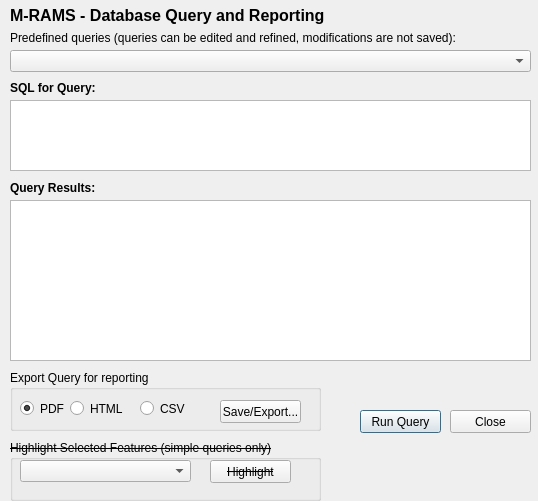
<?xml version="1.0" encoding="UTF-8"?>
<ui version="4.0">
 <class>MRDS_QueryDialogBase</class>
 <widget class="QDialog" name="MRDS_QueryDialogBase">
  <property name="geometry">
   <rect>
    <x>0</x>
    <y>0</y>
    <width>538</width>
    <height>501</height>
   </rect>
  </property>
  <property name="windowTitle">
   <string>M-RAMS Query and Reporting</string>
  </property>
  <widget class="QTextEdit" name="textSQL">
   <property name="geometry">
    <rect>
     <x>10</x>
     <y>100</y>
     <width>521</width>
     <height>71</height>
    </rect>
   </property>
  </widget>
  <widget class="QPushButton" name="btnQuery">
   <property name="geometry">
    <rect>
     <x>360</x>
     <y>410</y>
     <width>81</width>
     <height>23</height>
    </rect>
   </property>
   <property name="text">
    <string>Run Query</string>
   </property>
  </widget>
  <widget class="QComboBox" name="comboQuery">
   <property name="geometry">
    <rect>
     <x>10</x>
     <y>50</y>
     <width>521</width>
     <height>22</height>
    </rect>
   </property>
  </widget>
  <widget class="QLabel" name="label">
   <property name="geometry">
    <rect>
     <x>10</x>
     <y>30</y>
     <width>461</width>
     <height>16</height>
    </rect>
   </property>
   <property name="text">
    <string>Predefined queries (queries can be edited and refined, modifications are not saved):</string>
   </property>
  </widget>
  <widget class="QLabel" name="label_2">
   <property name="geometry">
    <rect>
     <x>10</x>
     <y>80</y>
     <width>121</width>
     <height>16</height>
    </rect>
   </property>
   <property name="font">
    <font>
     <weight>75</weight>
     <bold>true</bold>
    </font>
   </property>
   <property name="text">
    <string>SQL for Query:</string>
   </property>
  </widget>
  <widget class="QGroupBox" name="groupBox">
   <property name="geometry">
    <rect>
     <x>10</x>
     <y>370</y>
     <width>311</width>
     <height>61</height>
    </rect>
   </property>
   <property name="title">
    <string>Export Query for reporting</string>
   </property>
   <widget class="QRadioButton" name="radioPDF">
    <property name="geometry">
     <rect>
      <x>10</x>
      <y>30</y>
      <width>82</width>
      <height>17</height>
     </rect>
    </property>
    <property name="text">
     <string>PDF</string>
    </property>
    <property name="checked">
     <bool>true</bool>
    </property>
   </widget>
   <widget class="QRadioButton" name="radioHTML">
    <property name="geometry">
     <rect>
      <x>60</x>
      <y>30</y>
      <width>82</width>
      <height>17</height>
     </rect>
    </property>
    <property name="text">
     <string>HTML</string>
    </property>
   </widget>
   <widget class="QRadioButton" name="radioCSV">
    <property name="geometry">
     <rect>
      <x>130</x>
      <y>30</y>
      <width>82</width>
      <height>17</height>
     </rect>
    </property>
    <property name="text">
     <string>CSV</string>
    </property>
   </widget>
   <widget class="QPushButton" name="btnPDF">
    <property name="geometry">
     <rect>
      <x>210</x>
      <y>30</y>
      <width>81</width>
      <height>23</height>
     </rect>
    </property>
    <property name="text">
     <string>Save/Export...</string>
    </property>
   </widget>
  </widget>
  <widget class="QPushButton" name="btnClose">
   <property name="geometry">
    <rect>
     <x>450</x>
     <y>410</y>
     <width>81</width>
     <height>23</height>
    </rect>
   </property>
   <property name="text">
    <string>Close</string>
   </property>
  </widget>
  <widget class="QTableWidget" name="tableWidget">
   <property name="geometry">
    <rect>
     <x>10</x>
     <y>200</y>
     <width>521</width>
     <height>161</height>
    </rect>
   </property>
  </widget>
  <widget class="QLabel" name="label_3">
   <property name="geometry">
    <rect>
     <x>10</x>
     <y>0</y>
     <width>381</width>
     <height>31</height>
    </rect>
   </property>
   <property name="font">
    <font>
     <pointsize>16</pointsize>
     <weight>75</weight>
     <bold>true</bold>
    </font>
   </property>
   <property name="text">
    <string>&lt;html&gt;&lt;head/&gt;&lt;body&gt;&lt;p&gt;&lt;span style=&quot; font-size:12pt;&quot;&gt;M-RAMS - Database Query and Reporting&lt;/span&gt;&lt;/p&gt;&lt;/body&gt;&lt;/html&gt;</string>
   </property>
  </widget>
  <widget class="QLabel" name="label_4">
   <property name="geometry">
    <rect>
     <x>10</x>
     <y>180</y>
     <width>121</width>
     <height>16</height>
    </rect>
   </property>
   <property name="font">
    <font>
     <weight>75</weight>
     <bold>true</bold>
    </font>
   </property>
   <property name="text">
    <string>Query Results:</string>
   </property>
  </widget>
  <widget class="QGroupBox" name="groupBox_2">
   <property name="geometry">
    <rect>
     <x>10</x>
     <y>440</y>
     <width>311</width>
     <height>61</height>
    </rect>
   </property>
   <property name="font">
    <font>
     <strikeout>true</strikeout>
    </font>
   </property>
   <property name="title">
    <string>Highlight Selected Features (simple queries only)</string>
   </property>
   <widget class="QComboBox" name="comboTable">
    <property name="geometry">
     <rect>
      <x>10</x>
      <y>20</y>
      <width>171</width>
      <height>22</height>
     </rect>
    </property>
   </widget>
   <widget class="QPushButton" name="btnHighlight">
    <property name="geometry">
     <rect>
      <x>200</x>
      <y>20</y>
      <width>81</width>
      <height>23</height>
     </rect>
    </property>
    <property name="font">
     <font>
      <strikeout>true</strikeout>
     </font>
    </property>
    <property name="text">
     <string>Highlight</string>
    </property>
   </widget>
  </widget>
  <zorder>groupBox_2</zorder>
  <zorder>textSQL</zorder>
  <zorder>btnQuery</zorder>
  <zorder>comboQuery</zorder>
  <zorder>label</zorder>
  <zorder>label_2</zorder>
  <zorder>groupBox</zorder>
  <zorder>btnClose</zorder>
  <zorder>tableWidget</zorder>
  <zorder>label_3</zorder>
  <zorder>label_4</zorder>
 </widget>
 <resources/>
 <connections>
  <connection>
   <sender>btnClose</sender>
   <signal>clicked()</signal>
   <receiver>MRDS_QueryDialogBase</receiver>
   <slot>accept()</slot>
   <hints>
    <hint type="sourcelabel">
     <x>407</x>
     <y>351</y>
    </hint>
    <hint type="destinationlabel">
     <x>361</x>
     <y>196</y>
    </hint>
   </hints>
  </connection>
 </connections>
</ui>
